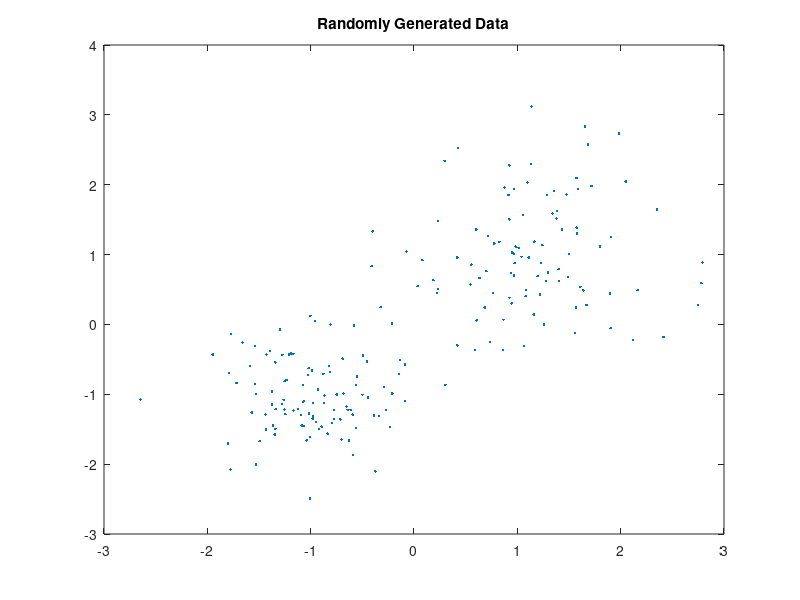
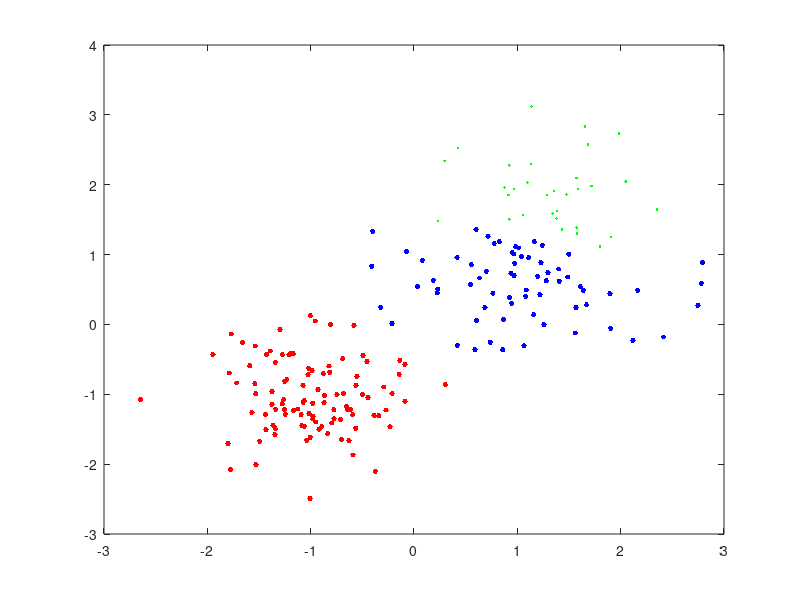

Source code (MATLAB) for these figures, in order:
%%%test environment for specific functions (so not playground)
close all; 
rng default; % For reproducibility
X = [randn(100,2)*0.75+ones(100,2);
    randn(100,2)*0.5-ones(100,2)];

figure(1);
plot(X(:,1),X(:,2),'.');
title 'Randomly Generated Data';

%system= systematically(X,11)

[idx,C] = kmeans(X,3,'Distance','cityblock')% 'Replicates',5,'Options',opts);

figure(2);
plot(X(idx==1,1),X(idx==1,2),'r.','MarkerSize',12)
hold on
plot(X(idx==2,1),X(idx==2,2),'b.','MarkerSize',12)
plot(X(idx==3,1),X(idx==3,2), 'g.')
hold off
%poinc_test_vector=poinc(rr1,43000, 20, 10);

a=[1 2 3 4 5 6];
sum=0;
k=3 %does not work
for k=a
    k
    sum=sum+k;
    k=k+1;
end
sum

    
    